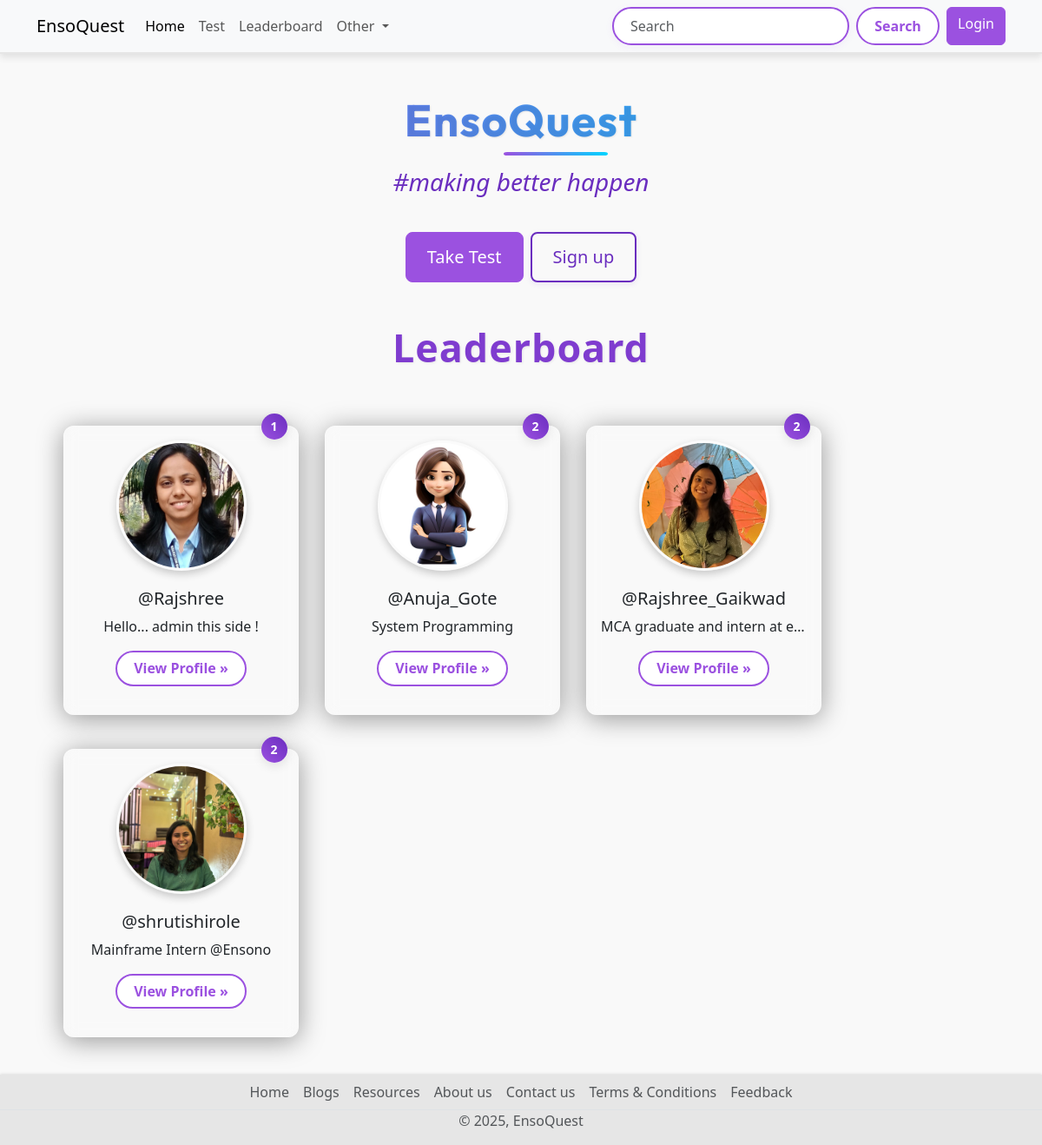
The page / on the database its author committed.
### quiz/models.py (models this page shows, shortened)
class UserRank(models.Model):
    user = models.OneToOneField(User, on_delete=models.CASCADE)
    rank = models.IntegerField(null=True, blank=True)
    total_score = models.IntegerField(null=True, blank=True)

### account/models.py (models this page shows, shortened)
class Profile(models.Model):
    user = models.OneToOneField(User,on_delete=models.CASCADE, null=True,verbose_name='User Object')
    position = models.CharField(max_length=100,blank=True,null=True)
    bio = models.TextField(blank=True,null=True)
    profile_img = models.ImageField(upload_to='profile_image', default='user.png',blank=True,null=True,verbose_name= 'Profile Pic')

### base/views.py (the view)
# urls.py: 2. Add a URL to urlpatterns:  path('', views.home, name='home')
def home(request):
    leaderboard_users = UserRank.objects.order_by('rank')[:4]
    unread_count = 0
    if request.user.is_authenticated:
        unread_count = request.user.notification_set.filter(is_read=False).count()
    context = {
        "leaderboard_users": leaderboard_users,
        "unread_count": unread_count,
    }
    return render(request, 'welcome.html', context)

### base/context_processors.py (called while the page is built)
def notification_count(request):
    if request.user.is_authenticated:
        unread_count = Notification.objects.filter(user=request.user, is_read=False).count()
        return {'unread_notification_count': unread_count}
    return {}

### Templates/welcome.html
{% extends "index.html" %}
{% block content %}
{% load static %}
<link rel="stylesheet" href="{% static 'css/home-style.css' %}">
  <div class="container text-center mt-5">
    <h1 class="display-5 fw-bold my-2 title">EnsoQuest</h1>
    <h2 class="fs-3 tagline-text ">#making better happen</h2>
    <div class="d-inline-flex gap-2 ">
      <a href="{% url 'all_quiz' %}" class="d-inline-flex align-items-center btn btn-primary btn-lg px-4 ">
        Take Test
      </a>
      {% if not request.user.is_authenticated %}
      <a href="{% url 'register' %}" class="btn btn-outline-secondary btn-lg px-4 ">
        Sign up
      </a>
      {% endif %}
    </div>
  </div>
  <div class="container text-center">
    <h1 class="display-4 text-center my-5 leaderboard-heading">Leaderboard</h1>
    <div class="row row-cols-sm-1 row-cols-md-2 row-cols-lg-3 row-cols-xl-4 mx-3">
      {% if leaderboard_users|length == 0 %}
      <div class="col-lg-4 position-relative mb-4">
        <h4 class="text-center text-danger"> No User Available on Leaderboard</h4>
      </div>
      {% else %}
      {% for rank in leaderboard_users %}
      <div class="col-lg-4 position-relative mb-4  leaderboard-card">
        <img src="{{rank.user.profile.profile_img.url}}" class="leaderboard-img rounded-circle alt=user-profile">
        <span class="position-absolute top-0 start-90 translate-middle badge rounded-pill modern-badge ">
           {{ rank.rank }}
        </span>
        <h2 class="fw-normal username">@{{rank.user.username}}</h2>
        <p class="card-bio">{{rank.user.profile.bio}}</p>
        <p><a class="btn btn-secondary" href="{% url 'profile' rank.user.username %}">View Profile »</a></p>
      </div>
      {% endfor %}
      {% endif %}
    </div>
  </div>
{% endblock content %}

### static/css/style.css (style rules this page uses)
.title { font-family: 'Outfit', sans-serif; font-size: clamp(2.5rem, 6vw, 4rem); font-weight: 700; background: linear-gradient(90deg, #9b51e0, #00d4ff); -webkit-background-clip: text; background-clip: text; -webkit-text-fill-color: transparent; color: transparent; opacity: 0; animation: fadeInTitle 1.3s ease-in-out forwards; margin: 2rem 0 1rem; line-height: 1.2; text-align: center; letter-spacing: 1.5px; position: relative; }
.title::after { content: ""; position: absolute; left: 50%; transform: translateX(-50%); bottom: -10px; width: 60px; height: 4px; background: linear-gradient(to right, #9b51e0, #00d4ff); border-radius: 999px; opacity: 0; animation: fadeInLine 1.5s ease-in-out forwards 0.8s; margin: 0 10px; }
body { background-color: #f9f9f9; font-family: 'Segoe UI', Tahoma, Geneva, Verdana, sans-serif; padding-top: 60px; padding-bottom: 50px; margin: 0; }

### static/css/home-style.css (style rules this page uses)
body { background-color: #f9f9f9; font-family: 'Segoe UI', Tahoma, Geneva, Verdana, sans-serif; }
.card-bio { display: block; white-space: nowrap; overflow: hidden; text-overflow: ellipsis; width: 100%; }
.leaderboard-card { background: rgba(255, 255, 255, 0.1); border-radius: 12px; padding: 16px; margin: 15px; backdrop-filter: blur(8px); -webkit-backdrop-filter: blur(8px); border: 1px solid rgba(255, 255, 255, 0.2); box-shadow: 0 4px 30px rgba(0, 0, 0, 0.4); max-width: 280px; min-height: 280px; display: flex; flex-direction: column; align-items: center; justify-content: space-between; transition: transform 0.3s ease, box-shadow 0.3s ease; }
.leaderboard-card img { width: 150px; height: 150px; object-fit: cover; border-radius: 50%; margin-bottom: 10px; }
.leaderboard-card .username { font-size: 20px; font-weight: bold; text-align: center; margin-top: 10px; }
.modern-badge { background: linear-gradient(45deg, #9b51e0, #6a2dbf); color: white; padding: 12px; font-size: 14px; font-weight: 600; border-radius: 50%; width: 30px; height: 30px; box-shadow: 0 4px 12px rgba(0, 0, 0, 0.1); transition: all 0.3s ease; text-transform: uppercase; letter-spacing: 1px; text-align: center; display: flex; justify-content: center; align-items: center; }
.position-absolute { position: absolute; }
.top-0 { top: 0; }
.start-90 { left: 90%; }
.translate-middle { transform: translate(-50%, -50%); }
.leaderboard-img { width: 150px; height: 150px; object-fit: cover; object-position: center; border-radius: 50%; border: 3px solid rgba(255, 255, 255, 0.3); box-shadow: 0 4px 10px rgba(0, 0, 0, 0.2); transition: transform 0.3s ease, box-shadow 0.3s ease; }
.title { font-size: 3.2rem; font-weight: 700; color: #9b51e0; margin-bottom: 0.5rem; text-shadow: 1px 1px 2px rgba(0, 0, 0, 0.08); }
.tagline-text { font-size: 1.5rem; font-weight: 500; color: #6a2dbf; font-style: italic; margin-top: 1.5rem ; margin-bottom: 2.5rem; }
.btn-primary { background-color: #9b51e0; border-color: #9b51e0; }
.btn-secondary { background-color: #fff; color: #9b51e0; border: 2px solid #9b51e0; border-radius: 999px; padding: 0.4rem 1.2rem; font-weight: 600; transition: all 0.3s ease; }
.btn-outline-secondary { border: 2px solid #6a2dbf; color: #6a2dbf; padding: 12px 24px; box-shadow: 0 2px 6px rgba(106, 45, 191, 0.1); }
.leaderboard-heading { font-size: 2.8rem; font-weight: 700; color: #7f3ccf; text-align: center; margin: 70px auto 50px; position: relative; text-shadow: 1px 1px 3px rgba(0, 0, 0, 0.08); letter-spacing: 1px; }

### rows shown on the page
UserRank: user.profile.profile_img (picture), rank "1", user.username "Rajshree", user.profile.bio "Hello... admin this side !"
UserRank: user.profile.profile_img (picture), rank "2", user.username "Anuja_Gote", user.profile.bio "System Programming"
UserRank: user.profile.profile_img (picture), rank "2", user.username "Rajshree_Gaikwad", user.profile.bio "MCA graduate and intern at e…"
UserRank: user.profile.profile_img (picture), rank "2", user.username "shrutishirole", user.profile.bio "Mainframe Intern @Ensono"
